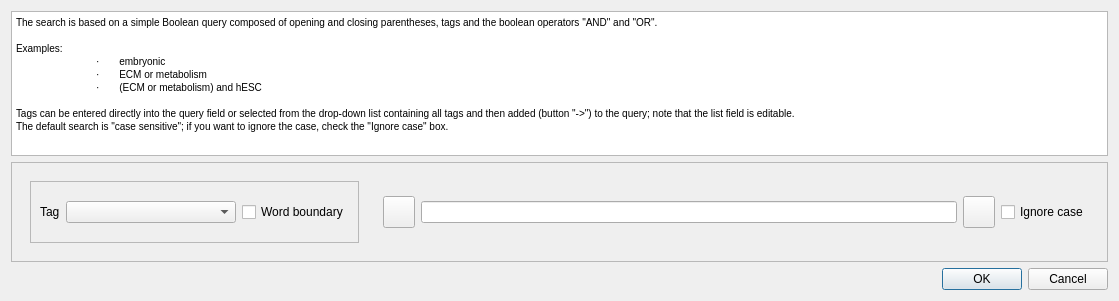
<?xml version="1.0" encoding="UTF-8"?>
<ui version="4.0">
 <class>Dialog</class>
 <widget class="QDialog" name="Dialog">
  <property name="geometry">
   <rect>
    <x>0</x>
    <y>0</y>
    <width>1119</width>
    <height>301</height>
   </rect>
  </property>
  <property name="minimumSize">
   <size>
    <width>952</width>
    <height>160</height>
   </size>
  </property>
  <property name="windowTitle">
   <string>Search tags</string>
  </property>
  <property name="windowIcon">
   <iconset resource="icons/ressource.qrc">
    <normaloff>:/_rc/article.ico</normaloff>:/_rc/article.ico</iconset>
  </property>
  <layout class="QGridLayout" name="gridLayout">
   <item row="0" column="0">
    <widget class="QTextEdit" name="textEdit">
     <property name="readOnly">
      <bool>true</bool>
     </property>
     <property name="html">
      <string>&lt;!DOCTYPE HTML PUBLIC &quot;-//W3C//DTD HTML 4.0//EN&quot; &quot;http://www.w3.org/TR/REC-html40/strict.dtd&quot;&gt;
&lt;html&gt;&lt;head&gt;&lt;meta name=&quot;qrichtext&quot; content=&quot;1&quot; /&gt;&lt;style type=&quot;text/css&quot;&gt;
p, li { white-space: pre-wrap; }
&lt;/style&gt;&lt;/head&gt;&lt;body style=&quot; font-family:'MS Shell Dlg 2'; font-size:7.8pt; font-weight:400; font-style:normal;&quot;&gt;
&lt;p style=&quot; margin-top:0px; margin-bottom:0px; margin-left:0px; margin-right:0px; -qt-block-indent:0; text-indent:0px;&quot;&gt;The search is based on a simple Boolean query composed of opening and closing parentheses, tags and the boolean operators &amp;quot;AND&amp;quot; and &amp;quot;OR&amp;quot;.&lt;/p&gt;
&lt;p style=&quot;-qt-paragraph-type:empty; margin-top:0px; margin-bottom:0px; margin-left:0px; margin-right:0px; -qt-block-indent:0; text-indent:0px;&quot;&gt;&lt;br /&gt;&lt;/p&gt;
&lt;p style=&quot; margin-top:0px; margin-bottom:0px; margin-left:0px; margin-right:0px; -qt-block-indent:0; text-indent:0px;&quot;&gt;Examples:&lt;/p&gt;
&lt;p style=&quot; margin-top:0px; margin-bottom:0px; margin-left:0px; margin-right:0px; -qt-block-indent:0; text-indent:0px;&quot;&gt;&lt;span style=&quot; font-family:'Symbol';&quot;&gt;	·&lt;/span&gt;&lt;span style=&quot; font-family:'Times New Roman'; font-size:7pt;&quot;&gt;        &lt;/span&gt;embryonic &lt;/p&gt;
&lt;p style=&quot; margin-top:0px; margin-bottom:0px; margin-left:0px; margin-right:0px; -qt-block-indent:0; text-indent:0px;&quot;&gt;	&lt;span style=&quot; font-family:'Symbol';&quot;&gt;·&lt;/span&gt;&lt;span style=&quot; font-family:'Times New Roman'; font-size:7pt;&quot;&gt;        &lt;/span&gt;ECM or metabolism &lt;/p&gt;
&lt;p style=&quot; margin-top:0px; margin-bottom:0px; margin-left:0px; margin-right:0px; -qt-block-indent:0; text-indent:0px;&quot;&gt;	&lt;span style=&quot; font-family:'Symbol';&quot;&gt;·&lt;/span&gt;&lt;span style=&quot; font-family:'Times New Roman'; font-size:7pt;&quot;&gt;        &lt;/span&gt;(ECM or metabolism) and hESC &lt;/p&gt;
&lt;p style=&quot;-qt-paragraph-type:empty; margin-top:0px; margin-bottom:0px; margin-left:0px; margin-right:0px; -qt-block-indent:0; text-indent:0px;&quot;&gt;&lt;br /&gt;&lt;/p&gt;
&lt;p style=&quot; margin-top:0px; margin-bottom:0px; margin-left:0px; margin-right:0px; -qt-block-indent:0; text-indent:0px;&quot;&gt;Tags can be entered directly into the query field or selected from the drop-down list containing all tags and then added (button &amp;quot;-&amp;gt;&amp;quot;) to the query; note that the list field is editable.&lt;/p&gt;
&lt;p style=&quot; margin-top:0px; margin-bottom:0px; margin-left:0px; margin-right:0px; -qt-block-indent:0; text-indent:0px;&quot;&gt;The default search is &amp;quot;case sensitive&amp;quot;; if you want to ignore the case, check the &amp;quot;Ignore case&amp;quot; box.&lt;/p&gt;
&lt;p style=&quot;-qt-paragraph-type:empty; margin-top:0px; margin-bottom:0px; margin-left:0px; margin-right:0px; -qt-block-indent:0; text-indent:0px;&quot;&gt;&lt;br /&gt;&lt;/p&gt;&lt;/body&gt;&lt;/html&gt;</string>
     </property>
    </widget>
   </item>
   <item row="1" column="0">
    <widget class="QFrame" name="frame">
     <property name="minimumSize">
      <size>
       <width>900</width>
       <height>100</height>
      </size>
     </property>
     <property name="frameShape">
      <enum>QFrame::StyledPanel</enum>
     </property>
     <property name="frameShadow">
      <enum>QFrame::Raised</enum>
     </property>
     <layout class="QHBoxLayout" name="horizontalLayout_4">
      <item>
       <widget class="QWidget" name="w_tag" native="true">
        <property name="minimumSize">
         <size>
          <width>0</width>
          <height>0</height>
         </size>
        </property>
        <property name="maximumSize">
         <size>
          <width>16777215</width>
          <height>16777215</height>
         </size>
        </property>
        <layout class="QHBoxLayout" name="horizontalLayout_3">
         <item>
          <widget class="QFrame" name="frame_tag">
           <property name="frameShape">
            <enum>QFrame::StyledPanel</enum>
           </property>
           <property name="frameShadow">
            <enum>QFrame::Raised</enum>
           </property>
           <layout class="QHBoxLayout" name="horizontalLayout_2">
            <item>
             <widget class="QLabel" name="label_tag">
              <property name="text">
               <string>Tag</string>
              </property>
             </widget>
            </item>
            <item>
             <widget class="QComboBox" name="cb_tag">
              <property name="minimumSize">
               <size>
                <width>170</width>
                <height>0</height>
               </size>
              </property>
              <property name="toolTip">
               <string>List of all tags</string>
              </property>
              <property name="maxVisibleItems">
               <number>20</number>
              </property>
             </widget>
            </item>
            <item>
             <widget class="QCheckBox" name="cbx_word_boundary">
              <property name="text">
               <string>Word boundary</string>
              </property>
             </widget>
            </item>
           </layout>
          </widget>
         </item>
        </layout>
       </widget>
      </item>
      <item>
       <widget class="QWidget" name="w_req" native="true">
        <layout class="QGridLayout" name="gridLayout_2">
         <item row="0" column="1">
          <widget class="QLineEdit" name="le_req">
           <property name="minimumSize">
            <size>
             <width>0</width>
             <height>0</height>
            </size>
           </property>
           <property name="toolTip">
            <string>Boolean query</string>
           </property>
           <property name="readOnly">
            <bool>false</bool>
           </property>
          </widget>
         </item>
         <item row="0" column="0">
          <widget class="QPushButton" name="btn_req">
           <property name="minimumSize">
            <size>
             <width>32</width>
             <height>32</height>
            </size>
           </property>
           <property name="maximumSize">
            <size>
             <width>32</width>
             <height>32</height>
            </size>
           </property>
           <property name="toolTip">
            <string>Add the selected tag to the query</string>
           </property>
           <property name="text">
            <string/>
           </property>
           <property name="icon">
            <iconset resource="icons/ressource.qrc">
             <normaloff>:/_rc/right_arrow.png</normaloff>:/_rc/right_arrow.png</iconset>
           </property>
          </widget>
         </item>
         <item row="0" column="2">
          <widget class="QPushButton" name="btn_erase_req">
           <property name="minimumSize">
            <size>
             <width>32</width>
             <height>32</height>
            </size>
           </property>
           <property name="maximumSize">
            <size>
             <width>32</width>
             <height>32</height>
            </size>
           </property>
           <property name="toolTip">
            <string>Delete query</string>
           </property>
           <property name="text">
            <string/>
           </property>
           <property name="icon">
            <iconset resource="icons/ressource.qrc">
             <normaloff>:/_rc/eraser.png</normaloff>:/_rc/eraser.png</iconset>
           </property>
          </widget>
         </item>
         <item row="0" column="3">
          <widget class="QCheckBox" name="cbx_ignore_case">
           <property name="text">
            <string>Ignore case</string>
           </property>
          </widget>
         </item>
        </layout>
       </widget>
      </item>
     </layout>
    </widget>
   </item>
   <item row="2" column="0">
    <widget class="QDialogButtonBox" name="buttonBox">
     <property name="orientation">
      <enum>Qt::Horizontal</enum>
     </property>
     <property name="standardButtons">
      <set>QDialogButtonBox::Cancel|QDialogButtonBox::Ok</set>
     </property>
     <property name="centerButtons">
      <bool>false</bool>
     </property>
    </widget>
   </item>
  </layout>
 </widget>
 <resources>
  <include location="icons/ressource.qrc"/>
 </resources>
 <connections>
  <connection>
   <sender>buttonBox</sender>
   <signal>accepted()</signal>
   <receiver>Dialog</receiver>
   <slot>accept()</slot>
   <hints>
    <hint type="sourcelabel">
     <x>248</x>
     <y>254</y>
    </hint>
    <hint type="destinationlabel">
     <x>157</x>
     <y>274</y>
    </hint>
   </hints>
  </connection>
  <connection>
   <sender>buttonBox</sender>
   <signal>rejected()</signal>
   <receiver>Dialog</receiver>
   <slot>reject()</slot>
   <hints>
    <hint type="sourcelabel">
     <x>316</x>
     <y>260</y>
    </hint>
    <hint type="destinationlabel">
     <x>286</x>
     <y>274</y>
    </hint>
   </hints>
  </connection>
 </connections>
</ui>
